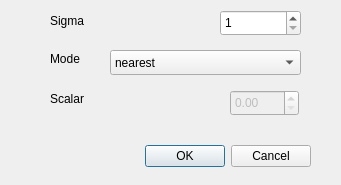
<?xml version="1.0" encoding="UTF-8"?>
<ui version="4.0">
 <class>Dialog</class>
 <widget class="QDialog" name="Dialog">
  <property name="geometry">
   <rect>
    <x>0</x>
    <y>0</y>
    <width>341</width>
    <height>185</height>
   </rect>
  </property>
  <property name="windowTitle">
   <string>Gaussian Parameters</string>
  </property>
  <property name="windowIcon">
   <iconset>
    <normaloff>../../icons/python.ico</normaloff>../../icons/python.ico</iconset>
  </property>
  <widget class="QDialogButtonBox" name="buttonBox">
   <property name="geometry">
    <rect>
     <x>140</x>
     <y>140</y>
     <width>171</width>
     <height>32</height>
    </rect>
   </property>
   <property name="orientation">
    <enum>Qt::Horizontal</enum>
   </property>
   <property name="standardButtons">
    <set>QDialogButtonBox::Cancel|QDialogButtonBox::Ok</set>
   </property>
  </widget>
  <widget class="QSpinBox" name="spinBox">
   <property name="geometry">
    <rect>
     <x>220</x>
     <y>10</y>
     <width>81</width>
     <height>26</height>
    </rect>
   </property>
   <property name="minimum">
    <number>1</number>
   </property>
  </widget>
  <widget class="QLabel" name="label">
   <property name="geometry">
    <rect>
     <x>50</x>
     <y>10</y>
     <width>41</width>
     <height>21</height>
    </rect>
   </property>
   <property name="text">
    <string>Sigma</string>
   </property>
  </widget>
  <widget class="QComboBox" name="comboBox">
   <property name="geometry">
    <rect>
     <x>110</x>
     <y>50</y>
     <width>191</width>
     <height>25</height>
    </rect>
   </property>
   <item>
    <property name="text">
     <string>nearest</string>
    </property>
   </item>
   <item>
    <property name="text">
     <string>constant</string>
    </property>
   </item>
   <item>
    <property name="text">
     <string>mirror</string>
    </property>
   </item>
   <item>
    <property name="text">
     <string>reflect</string>
    </property>
   </item>
   <item>
    <property name="text">
     <string>wrap</string>
    </property>
   </item>
  </widget>
  <widget class="QLabel" name="label_2">
   <property name="geometry">
    <rect>
     <x>50</x>
     <y>50</y>
     <width>51</width>
     <height>17</height>
    </rect>
   </property>
   <property name="text">
    <string>Mode</string>
   </property>
  </widget>
  <widget class="QDoubleSpinBox" name="doubleSpinBox">
   <property name="enabled">
    <bool>false</bool>
   </property>
   <property name="geometry">
    <rect>
     <x>230</x>
     <y>90</y>
     <width>69</width>
     <height>26</height>
    </rect>
   </property>
  </widget>
  <widget class="QLabel" name="label_3">
   <property name="geometry">
    <rect>
     <x>50</x>
     <y>90</y>
     <width>67</width>
     <height>17</height>
    </rect>
   </property>
   <property name="text">
    <string>Scalar</string>
   </property>
  </widget>
 </widget>
 <resources/>
 <connections>
  <connection>
   <sender>buttonBox</sender>
   <signal>accepted()</signal>
   <receiver>Dialog</receiver>
   <slot>accept()</slot>
   <hints>
    <hint type="sourcelabel">
     <x>248</x>
     <y>254</y>
    </hint>
    <hint type="destinationlabel">
     <x>157</x>
     <y>274</y>
    </hint>
   </hints>
  </connection>
  <connection>
   <sender>buttonBox</sender>
   <signal>rejected()</signal>
   <receiver>Dialog</receiver>
   <slot>reject()</slot>
   <hints>
    <hint type="sourcelabel">
     <x>316</x>
     <y>260</y>
    </hint>
    <hint type="destinationlabel">
     <x>286</x>
     <y>274</y>
    </hint>
   </hints>
  </connection>
 </connections>
</ui>
